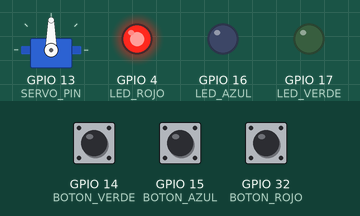
Simulated run of this sketch. Board: ESP32. Parts: servo, output pins drawn as LEDs (lit = HIGH). The test bench sets the inputs (shaded band); at power-on: GPIO 14 (BOTON_VERDE) HIGH, GPIO 15 (BOTON_AZUL) HIGH, GPIO 32 (BOTON_ROJO) HIGH.

Above: at 1.2 s.
1.3 s: GPIO 14 (BOTON_VERDE) pulled LOW for 0.15 s
At 1.8 s:
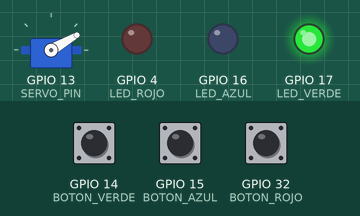
2.9 s: GPIO 15 (BOTON_AZUL) pulled LOW for 0.15 s
At 4.1 s:
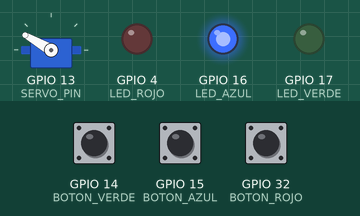
4.5 s: GPIO 14 (BOTON_VERDE) pulled LOW for 1 s
At 5.4 s:
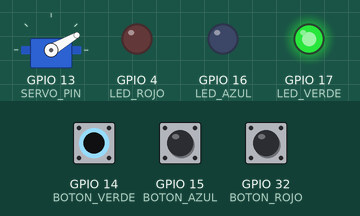
7.0 s: GPIO 15 (BOTON_AZUL) pulled LOW for 1 s
At 7.3 s:
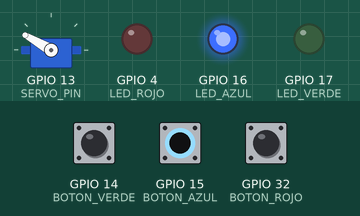
Timing chart, 0 to 10.0 s (numbered marks = the images above; inputs shaded):
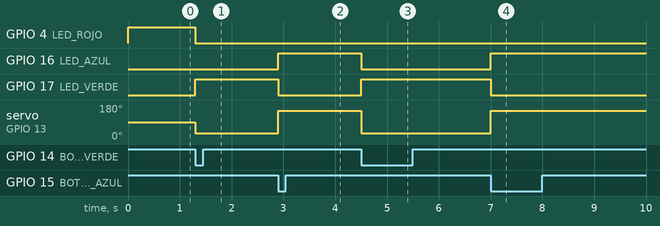

The sketch:

Carrusel_servo1.ino
```cpp
#include <ESP32Servo.h>

// ===== BOTONES =====
#define BOTON_VERDE 14
#define BOTON_ROJO  32
#define BOTON_AZUL  15

// ===== LEDS NORMALES =====
#define LED_ROJO   4
#define LED_AZUL   16
#define LED_VERDE  17

// ===== SERVO CARRUSEL =====
#define SERVO_PIN 13
Servo servoCarrusel;

// ===== POSICIONES DEL SERVO (±60) =====
#define POS_VERDE  30
#define POS_ROJO   90
#define POS_AZUL   150

void setup() {
  // Botones
  pinMode(BOTON_VERDE, INPUT_PULLUP);
  pinMode(BOTON_ROJO,  INPUT_PULLUP);
  pinMode(BOTON_AZUL,  INPUT_PULLUP);

  // LEDs
  pinMode(LED_ROJO, OUTPUT);
  pinMode(LED_AZUL, OUTPUT);
  pinMode(LED_VERDE, OUTPUT);

  // Servo
  servoCarrusel.attach(SERVO_PIN);

  // Apagar todos los LEDs
  apagarLEDs();

  // Estado inicial: ROJO
  servoCarrusel.write(POS_ROJO);
  encenderRojo();
}

void loop() {

  if (digitalRead(BOTON_VERDE) == LOW) {
    servoCarrusel.write(POS_VERDE);
    encenderVerde();
    delay(300);
  }

  if (digitalRead(BOTON_ROJO) == LOW) {
    servoCarrusel.write(POS_ROJO);
    encenderRojo();
    delay(300);
  }

  if (digitalRead(BOTON_AZUL) == LOW) {
    servoCarrusel.write(POS_AZUL);
    encenderAzul();
    delay(300);
  }
}

// ===== FUNCIONES LEDS =====

void apagarLEDs() {
  digitalWrite(LED_ROJO, LOW);
  digitalWrite(LED_AZUL, LOW);
  digitalWrite(LED_VERDE, LOW);
}

void encenderRojo() {
  apagarLEDs();
  digitalWrite(LED_ROJO, HIGH);
}

void encenderVerde() {
  apagarLEDs();
  digitalWrite(LED_VERDE, HIGH);
}

void encenderAzul() {
  apagarLEDs();
  digitalWrite(LED_AZUL, HIGH);
}
```

Measured:
- after the input at 1.3 s, GPIO 4 (LED_ROJO): HIGH → LOW at once; GPIO 17 (LED_VERDE): LOW → HIGH at once; servo on GPIO 13 (SERVO_PIN): 90° → 30° at once
- after the input at 2.9 s, GPIO 16 (LED_AZUL): LOW → HIGH at once; GPIO 17 (LED_VERDE): HIGH → LOW at once; servo on GPIO 13 (SERVO_PIN): 30° → 150° at once
- after the input at 4.5 s, GPIO 16 (LED_AZUL): HIGH → LOW at once; GPIO 17 (LED_VERDE): LOW → HIGH at once; servo on GPIO 13 (SERVO_PIN): 150° → 30° at once
- after the input at 7.0 s, GPIO 16 (LED_AZUL): LOW → HIGH at once; GPIO 17 (LED_VERDE): HIGH → LOW at once; servo on GPIO 13 (SERVO_PIN): 30° → 150° at once
